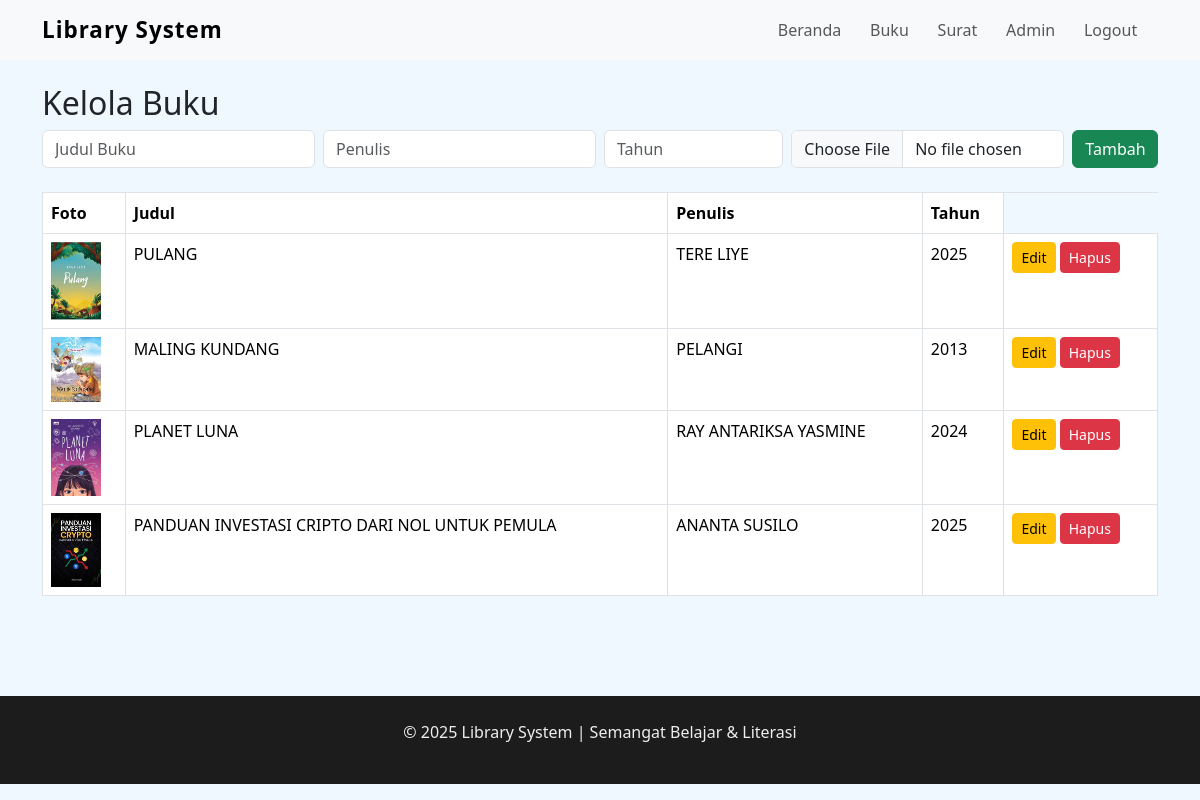
Page /admin/books (signed in) on the committed database.
### models.py (models this page shows)
class Buku(db.Model):
    id = db.Column(db.Integer, primary_key=True)
    judul = db.Column(db.String(100), nullable=False)
    penulis = db.Column(db.String(100))
    tahun = db.Column(db.String(4))
    deskripsi = db.Column(db.Text, nullable=True)
    foto = db.Column(db.String(100))
    created_at = db.Column(db.DateTime, default=datetime.utcnow)

### app.py (the view, shortened to what this page needs)
@app.route('/admin/books', methods=['GET','POST'])
@admin_required
def admin_books():
    buku_list = Buku.query.all()
    return render_template('admin_books.html', buku_list=buku_list)

### app.py (called while the page is built)
def admin_required(f):
    from functools import wraps
    @wraps(f)
    def decorated(*args, **kwargs):
        if 'admin' not in session:
            return redirect(url_for('admin_login'))
        return f(*args, **kwargs)
    return decorated

### templates/admin_books.html (shortened to what this page needs)
{% extends 'base.html' %}
{% block content %}
<h2>Kelola Buku</h2>
<form method="post" enctype="multipart/form-data" class="mb-4">
  <div class="row g-2">
    <div class="col-md-3">
      <input type="text" name="judul" class="form-control" placeholder="Judul Buku" required>
    </div>
    <div class="col-md-3">
      <input type="text" name="penulis" class="form-control" placeholder="Penulis" required>
    </div>
    <div class="col-md-2">
      <input type="text" name="tahun" class="form-control" placeholder="Tahun">
    </div>
    <div class="col-md-3">
      <input type="file" name="foto" class="form-control">
    </div>
    <div class="col-md-1">
      <button type="submit" class="btn btn-success w-100">Tambah</button>
    </div>
  </div>
</form>
<table class="table table-bordered">
  <thead>
    <tr>
      <th>Foto</th>
      <th>Judul</th>
      <th>Penulis</th>
      <th>Tahun</th>
    </tr>
  </thead>
  <tbody>
    {% for buku in buku_list %}
    <tr>
      <td>
        {% if buku.foto %}
        <img src="{{ url_for('uploaded_file', filename=buku.foto) }}" width="50">
        {% else %}
        -
        {% endif %}
      </td>
      <td>{{ buku.judul }}</td>
      <td>{{ buku.penulis }}</td>
      <td>{{ buku.tahun }}</td>
      <td>
  <a href="{{ url_for('admin_edit_book', buku_id=buku.id) }}" class="btn btn-sm btn-warning">Edit</a>
  <a href="{{ url_for('admin_delete_book', buku_id=buku.id) }}" class="btn btn-sm btn-danger" onclick="return confirm('Yakin ingin hapus?')">Hapus</a>
      </td>
      </tr>
    {% endfor %}
  </tbody>
</table>
{% endblock %}

### templates/base.html (shortened to what this page needs)
<!DOCTYPE html>
<html lang="en">
<head>
    <link href="https://cdn.jsdelivr.net/npm/bootstrap@5.3.2/dist/css/bootstrap.min.css" rel="stylesheet">
    <link rel="stylesheet" href="{{ url_for('static', filename='css/style.css') }}">
</head>
<body>
<nav class="navbar navbar-expand-lg navbar-light bg-light">
  <div class="container">
    <a class="navbar-brand" href="{{ url_for('index') }}">Library System</a>
    <div class="collapse navbar-collapse" id="navbarNav">
      <ul class="navbar-nav ms-auto">
        <li class="nav-item"><a class="nav-link" href="{{ url_for('index') }}">Beranda</a></li>
        <li class="nav-item"><a class="nav-link" href="{{ url_for('books') }}">Buku</a></li>
        <li class="nav-item"><a class="nav-link" href="{{ url_for('letters') }}">Surat</a></li>
        {% if 'admin' in session %}
        <li class="nav-item"><a class="nav-link" href="{{ url_for('admin_dashboard') }}">Admin</a></li>
        <li class="nav-item"><a class="nav-link" href="{{ url_for('admin_logout') }}">Logout</a></li>
        {% else %}
        <li class="nav-item"><a class="nav-link" href="{{ url_for('admin_login') }}">Login Admin</a></li>
        {% endif %}
      </ul>
    </div>
  </div>
</nav>
<div class="container mt-4">
    {% block content %}{% endblock %}
</div>
<footer class="text-center mt-5 mb-3">
    <p>&copy; 2025 Library System | Semangat Belajar & Literasi</p>
</footer>
</body
</html>

### static/css/style.css (style rules this page uses)
body { font-family: 'Segoe UI', sans-serif; background-color: #f0f8ff; min-height: 100vh; position: relative; overflow-x: hidden; }
.navbar-brand { font-weight: bold; letter-spacing: 1px; font-size: 1.4rem; }
.navbar-nav .nav-link { margin-right: 0.8rem; transition: color 0.3s; }
footer { background-color: #1c1c1c; color: #eee; padding: 2rem 1rem; text-align: center; }
body { display: flex; flex-direction: column; min-height: 100vh; margin: 0; }
.container { flex: 1; }
body, .card, footer { transition: background-color 0.4s, color 0.4s; }
footer { background-color: #1c1c1c; color: #eee; text-align: center; padding: 1.5rem 1rem; }

### rows in the picture
Buku: foto (picture), judul "PULANG", penulis "TERE LIYE", tahun "2025"
Buku: foto (picture), judul "MALING KUNDANG", penulis "PELANGI", tahun "2013"
Buku: foto (picture), judul "PLANET LUNA", penulis "RAY ANTARIKSA YASMINE", tahun "2024"
Buku: foto (picture), judul "PANDUAN INVESTASI CRIPTO DARI NOL UNTUK PEMULA", penulis "ANANTA SUSILO", tahun "2025"
